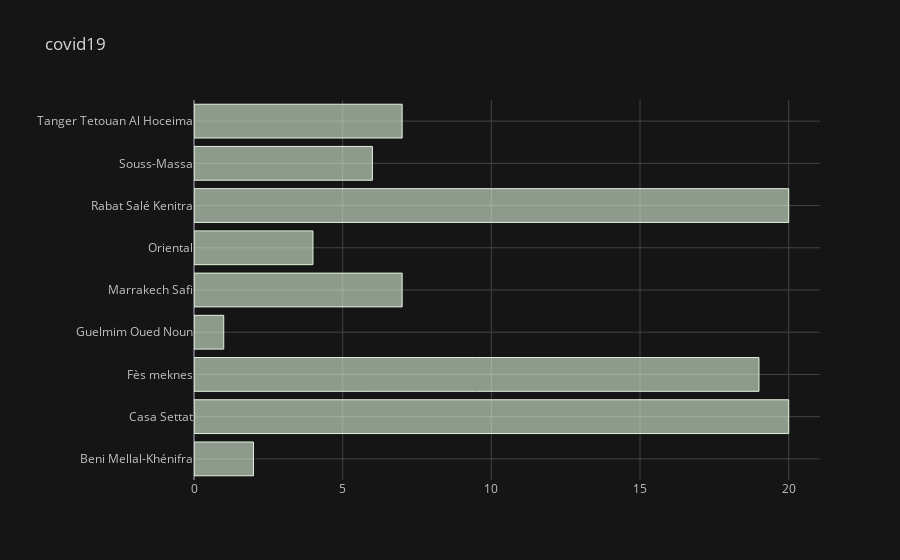

Notebook source saved alongside this figure:
### Code cell
corona_morocco()

### Figure 1 — Plotly figure (JSON) as saved in the notebook; plotly's stock layout.template omitted (floating-point values rounded to 4 significant figures)
{"data": [{"marker": {"color": "rgba(224, 243, 219, 0.6)", "line": {"color": "rgba(224, 243, 219, 1.0)", "width": 1}}, "name": "Nombre de cas", "orientation": "h", "text": "", "type": "bar", "x": [2, 20, 19, 1, 7, 4, 20, 6, 7], "y": ["Beni Mellal-Khénifra", "Casa Settat", "Fès meknes", "Guelmim Oued Noun", "Marrakech Safi", "Oriental", "Rabat Salé Kenitra", "Souss-Massa", "Tanger Tetouan Al Hoceima"]}], "layout": {"barmode": "overlay", "legend": {"bgcolor": "#151516", "font": {"color": "#D9D9D9"}}, "paper_bgcolor": "#151516", "plot_bgcolor": "#151516", "title": {"font": {"color": "#D9D9D9"}, "text": "covid19"}, "xaxis": {"gridcolor": "#434343", "showgrid": true, "tickfont": {"color": "#C2C2C2"}, "title": {"font": {"color": "#D9D9D9"}, "text": ""}, "zerolinecolor": "#666570"}, "yaxis": {"gridcolor": "#434343", "showgrid": true, "tickfont": {"color": "#C2C2C2"}, "title": {"font": {"color": "#D9D9D9"}, "text": ""}, "zerolinecolor": "#666570"}}}
